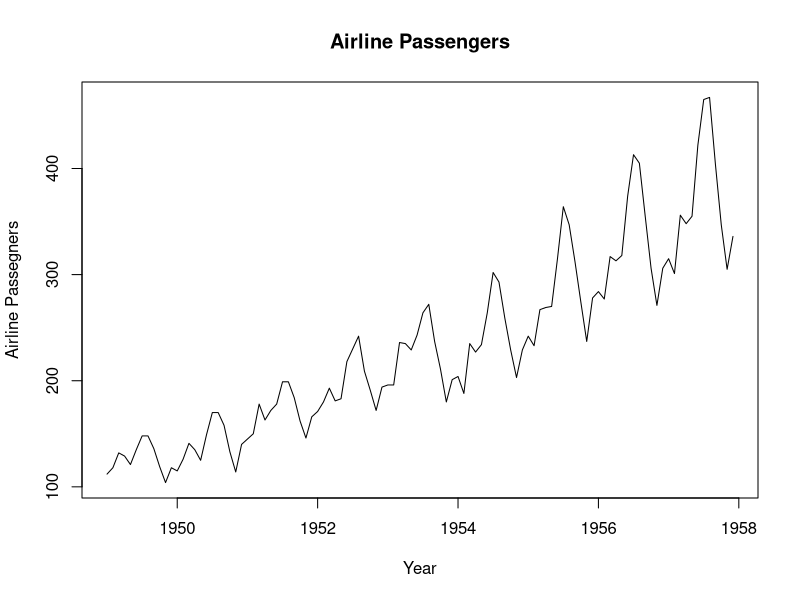

Reproduce this figure in R. (Note: this script raises an error after producing the figure.)
#Classic Airline Analysis with Seasonal HW

AP1957 = window(AirPassengers, end = c(1957,12))
plot(AP1957,ylab = "Airline Passegners", xlab = "Year", main = "Airline Passengers")

fit1s = hw(AP1957,seasonal = "additive",h = 36)
fit2s = hw(AP1957,seasonal = "multiplicative",h = 36)

plot(AP1957,ylab = "Airline Passengers", xlab = "Year", type = "o", xlim = c(1949, 1961),ylim = c(100,700))
lines(fit1s$mean, col = "blue", type= "o")
points(AirPassengers, type = "o")

plot(AP1957,ylab = "Airline Passengers", xlab = "Year", type = "o", xlim = c(1949, 1961),ylim = c(100,700))
lines(fit2s$mean,col = "red", type= "o")
points(AirPassengers, type = "o")

# The Test is the holdout data for the 3 years from 1958 to 1960
accuracy(fit1s,AirPassengers)
accuracy(fit2s,AirPassengers)



#Ensemble
fit3s = (fit1s$mean+fit2s$mean) / 2
accuracy(fit1s,AirPassengers)
accuracy(fit2s,AirPassengers)
accuracy(fit3s,AirPassengers)

plot(AP1957,ylab = "Airline Passengers", xlab = "Year", type = "o", xlim = c(1949, 1961),ylim = c(100,700))
points(AirPassengers, type = "o")
lines(fit3s,col = "green", type= "o")

